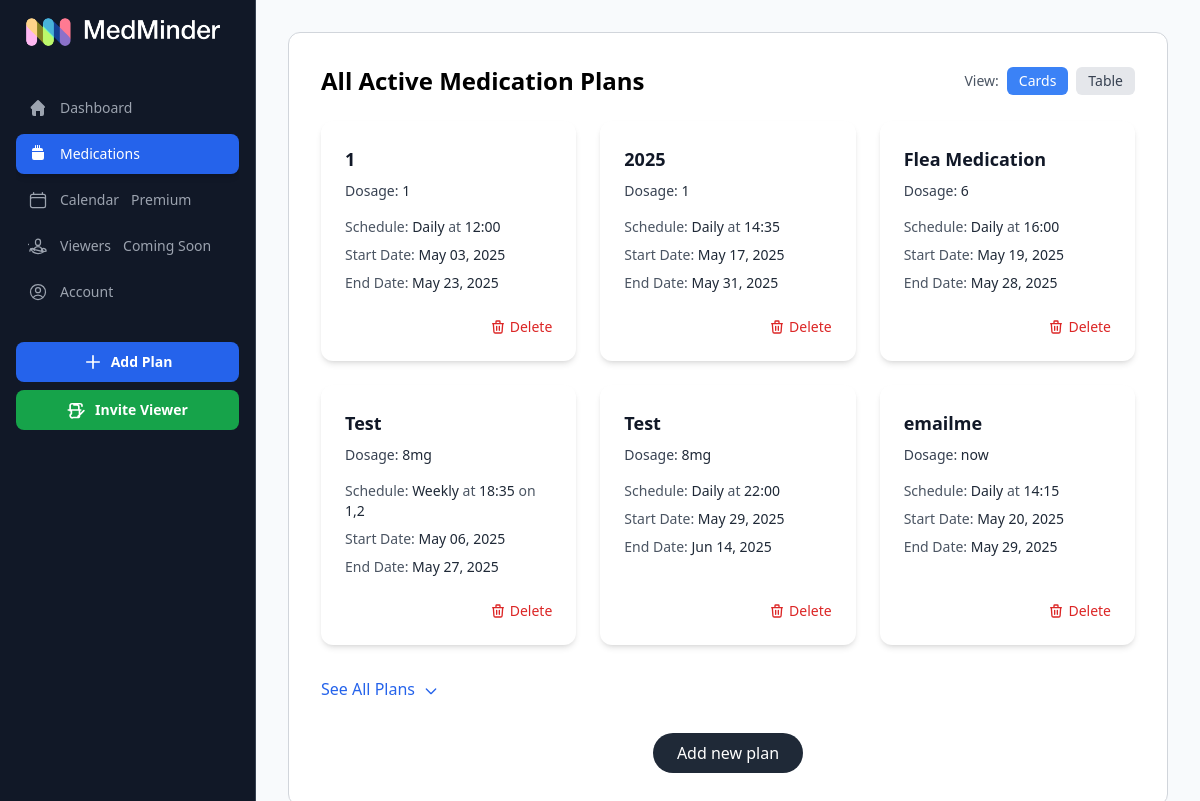
Page /medminder/medications (signed in) on the committed database.
### apps/reminders/models.py (models this page shows, shortened)
class Reminder(models.Model):
    user = models.ForeignKey(settings.AUTH_USER_MODEL, on_delete=models.CASCADE) # Use settings.AUTH_USER_MODEL
    medication = models.ForeignKey(Medication, on_delete=models.CASCADE)
    dosage = models.ForeignKey(Dosage, on_delete=models.CASCADE)
    schedule = models.ForeignKey(Schedule, on_delete=models.CASCADE)
    grace_period = models.DurationField(
         default=timedelta(minutes=15),
         help_text="Grace period after due time before marking as missed (e.g., 15 minutes)."
    )
    created_at = models.DateTimeField(auto_now_add=True)
    is_active = models.BooleanField(default=True) # To easily pause/resume a plan

class Medication(models.Model):
    medication_name = models.CharField(max_length=255, verbose_name='Medication Name')
    def __str__(self):
        return self.medication_name

class Dosage(models.Model):
    dosage = models.CharField(max_length=255, verbose_name='Dosage')
    def __str__(self):
        return self.dosage

class Schedule(models.Model):
    REPEAT_CHOICES = [
        ('', 'Never'),
        ('daily', 'Daily'),
        ('weekly', 'Weekly'),
        ('monthly', 'Monthly'),
    ]
    repeat_type = models.CharField(max_length=10, choices=REPEAT_CHOICES, default='')
    weekly_days = models.CharField(max_length=20, blank=True, null=True)
    monthly_dates = models.CharField(max_length=100, blank=True, null=True)
    time_of_day = models.TimeField(default=timezone.now)
    start_date = models.DateField(default=timezone.now)
    end_date = models.DateField(blank=True, null=True)

### apps/reminders/views.py (the view)
# urls.py: path('medications', views.all_medications, name='medications'),
@login_required # Ensure the user is logged in
def all_medications(request):
    user = request.user
    all_reminders = Reminder.objects.filter(
        user=user,
        is_active=True # Assuming you have an is_active field on Reminder model
    ).select_related('medication', 'dosage', 'schedule').order_by('medication__medication_name', 'schedule__time_of_day')
    context = {
        'all_reminders': all_reminders, # Pass the list of all active reminders
    }
    return render(request, 'reminders/medications.html', context) # Changed template name to match our previous step

### apps/reminders/templates/reminders/medications.html (shortened to what this page needs)
{% extends 'base_dashboard.html' %}
{% load static %}
{% block content %}
  <section
    class="p-8 my-4 lg:my-0 rounded-xl border border-gray-300 bg-white"
    x-data="{
      currentView: localStorage.getItem('medsView') || 'cards', // Read from local storage or default to cards
      showAll: false,
      itemLimit: 6, // Number of items visible initially
      remindersCount: {{ all_reminders|length }},
      showDeleteModal: false,
      selectedFormId: null,
      selectedMedName: '',
      setView(viewType) {
        this.currentView = viewType;
        localStorage.setItem('medsView', viewType); // Save preference to local storage
        this.showAll = false; // Reset 'showAll' when changing view
      },
      isCurrentView(viewType) {
         return this.currentView === viewType;
      },
      // Function to handle deletion modal
      openDeleteModal(formId, medName) {
          this.selectedFormId = formId;
          this.selectedMedName = medName;
          this.showDeleteModal = true;
          // Add class to prevent background scrolling
          document.body.classList.add('overflow-hidden');
      },
      confirmDelete() {
          document.getElementById(this.selectedFormId).submit();
          this.closeDeleteModal();
      },
      closeDeleteModal() {
          this.showDeleteModal = false;
          this.selectedFormId = null;
          this.selectedMedName = '';
          // Remove class to allow scrolling again
          document.body.classList.remove('overflow-hidden');
      }
    }"
    @keydown.escape="showDeleteModal ? closeDeleteModal() : null"
  >
    <div class="flex justify-between items-center mb-6">
        <h2 class="text-2xl font-semibold">All Active Medication Plans</h2>
        <div class="flex items-center space-x-2">
            <span class="text-gray-600 text-sm hidden sm:inline">View:</span>
            <button
                @click="setView('cards')"
                class="px-3 py-1 rounded-md text-sm font-medium focus:outline-none transition"
                :class="isCurrentView('cards') ? 'bg-blue-500 text-white' : 'bg-gray-200 text-gray-700 hover:bg-gray-300'"
                aria-label="Show as cards"
            >
                Cards
            </button>
             <button
                @click="setView('table')"
                class="px-3 py-1 rounded-md text-sm font-medium focus:outline-none transition"
                :class="isCurrentView('table') ? 'bg-blue-500 text-white' : 'bg-gray-200 text-gray-700 hover:bg-gray-300'"
                aria-label="Show as table"
            >
                Table
            </button>
        </div>
    </div>
    <div x-show="isCurrentView('cards')">
      {% if all_reminders %}
        <div class="grid grid-cols-1 sm:grid-cols-2 lg:grid-cols-3 gap-6">
          {% for reminder in all_reminders %}
            <div class="bg-white p-6 rounded-xl shadow-md hover:shadow-lg transition-shadow flex flex-col justify-between"
                 :class="{ 'hidden': !(showAll || {{ forloop.counter0 }} < itemLimit) }">
              <div>
                <h3 class="text-lg font-semibold text-gray-900 mb-2">{{ reminder.medication }}</h3>
                <p class="text-sm text-gray-700 mb-4">Dosage: <span class="font-medium text-gray-800">{{ reminder.dosage }}</span></p>
              </div>
              <div class="text-sm text-gray-600 space-y-2 mb-6">
                  <p>
                      Schedule: <span class="font-medium text-gray-800">{{ reminder.schedule.get_repeat_type_display }}</span> at <span class="font-medium text-gray-800">{{ reminder.schedule.time_of_day|time:'H:i' }}</span>
                      {% if reminder.schedule.repeat_type == 'weekly' and reminder.schedule.weekly_days %}
                          on <span class="font-medium text-gray-800">{{ reminder.schedule.weekly_days }}</span>
                      {% elif reminder.schedule.repeat_type == 'monthly' and reminder.schedule.monthly_dates %}
                          on the <span class="font-medium text-gray-800">{{ reminder.schedule.monthly_dates }}</span> of the month
                      {% endif %}
                  </p>
                  <p>
                      Start Date: <span class="font-medium text-gray-800">{{ reminder.schedule.start_date|date:"M d, Y" }}</span>
                  </p>
                   <p>
                    End Date:
                    {% if reminder.schedule.end_date %}
                        <span class="font-medium text-gray-800">{{ reminder.schedule.end_date|date:"M d, Y" }}</span>
                    {% else %}
                        <span class="font-medium text-green-700">Ongoing</span>
                    {% endif %}
                  </p>
              </div>
              <div class="flex justify-end mt-auto">
                <a href="#"
                   @click.prevent="openDeleteModal('delete-form-{{ reminder.id }}', '{{ reminder.medication }}')"
                   class="text-red-600 hover:text-red-800 text-sm font-medium transition-colors flex items-center">
                   Delete
                </a>
              </div>
            </div>
          {% endfor %}
        </div>
      {% else %}
        <p class="text-gray-600">You have no active medication plans.</p>
      {% endif %}
    </div>
    <button x-show="remindersCount > itemLimit" @click="showAll = !showAll" class="mt-8 text-blue-600 hover:text-blue-800 font-medium">
      <span x-text="showAll ? 'Collapse' : 'See All Plans'"></span>
      <svg x-bind:class="showAll ? 'rotate-180' : ''" class="inline-block w-4 h-4 ml-1 transition-transform" fill="none" stroke="currentColor" viewBox="0 0 24 24" xmlns="http://www.w3.org/2000/svg"><path stroke-linecap="round" stroke-linejoin="round" stroke-width="2" d="M19 9l-7 7-7-7"></path></svg>
    </button>
    <div class="mt-8 text-center">
      <a href="{% url 'medminder:new_plan' %}" class="inline-block bg-gray-800 hover:bg-gray-900 text-white py-2 px-6 rounded-full font-medium transition-colors">Add new plan</a>
    </div>
  </section>
{% endblock %}

### rows in the picture
Reminder: medication "1", dosage "1", schedule.repeat_type "Daily", schedule.time_of_day "12:00", schedule.start_date "May 03, 2025", schedule.end_date "May 23, 2025"
Reminder: medication "2025", dosage "1", schedule.repeat_type "Daily", schedule.time_of_day "14:35", schedule.start_date "May 17, 2025", schedule.end_date "May 31, 2025"
Reminder: medication "Flea Medication", dosage "6", schedule.repeat_type "Daily", schedule.time_of_day "16:00", schedule.start_date "May 19, 2025", schedule.end_date "May 28, 2025"
Reminder: medication "Test", dosage "8mg", schedule.repeat_type "Weekly", schedule.time_of_day "18:35", schedule.weekly_days "1,2", schedule.start_date "May 06, 2025", schedule.end_date "May 27, 2025"
Reminder: medication "Test", dosage "8mg", schedule.repeat_type "Daily", schedule.time_of_day "22:00", schedule.start_date "May 29, 2025", schedule.end_date "Jun 14, 2025"
Reminder: medication "emailme", dosage "now", schedule.repeat_type "Daily", schedule.time_of_day "14:15", schedule.start_date "May 20, 2025", schedule.end_date "May 29, 2025"
